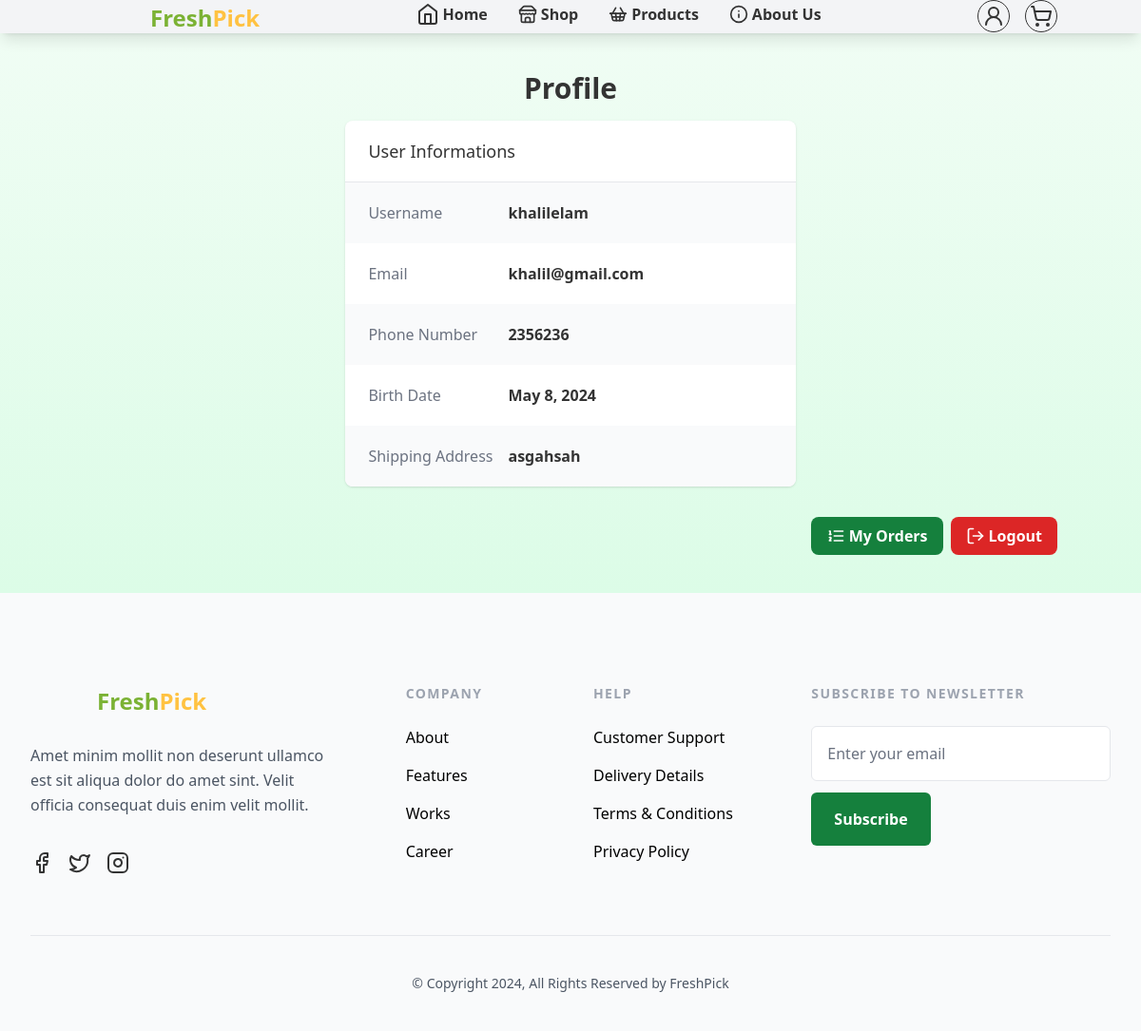
/profile/ (signed in), run on the app's committed database.
### FreshPickApp/models.py (models this page shows, shortened)
class User(AbstractUser):
    email = models.EmailField(max_length=255, unique=True)
    phone_number = models.CharField(max_length=255)
    birth_date = models.DateField(default=timezone.now)
    shipping_address = models.TextField()

### FreshPickApp/views.py (the view)
# urls.py: path('profile/', views.profile, name='profile'),
@login_required
def profile(request):
    user = request.user
    return render(request, 'profile.html', {'user': user})

### FreshPickApp/templates/profile.html (shortened to what this page needs)
{% extends 'base.html' %}
{% load static %}
{% block content %}
<div class="bg-gradient-to-b from-green-50 to-green-100">
    <div class="container mx-auto py-10">
        <h2 class="text-3xl font-bold mb-4 text-[#333333] mx-auto w-fit">Profile</h2>
        <div class="bg-white shadow overflow-hidden sm:rounded-lg w-fit mx-auto">
            <div class="px-4 py-5 sm:px-6">
                <h3 class="text-lg leading-6 font-medium text-[#333333]">User Informations</h3>
            </div>
            <div class="border-t border-gray-200 w-fit">
                <dl>
                    <div class="bg-gray-50 px-4 py-5 sm:grid sm:grid-cols-3 sm:gap-4 sm:px-6">
                        <dt class="text-md font-medium text-gray-500">Username</dt>
                        <dd class="mt-1 text-md font-semibold text-[#333333] sm:mt-0 sm:col-span-2">{{ user.username }}</dd>
                    </div>
                    <div class="bg-white px-4 py-5 sm:grid sm:grid-cols-3 sm:gap-4 sm:px-6">
                        <dt class="text-md font-medium text-gray-500">Email</dt>
                        <dd class="mt-1 text-md font-semibold text-[#333333] sm:mt-0 sm:col-span-2">{{ user.email }}</dd>
                    </div>
                    <div class="bg-gray-50 px-4 py-5 sm:grid sm:grid-cols-3 sm:gap-4 sm:px-6">
                        <dt class="text-md font-medium text-gray-500">Phone Number</dt>
                        <dd class="mt-1 text-md font-semibold text-[#333333] sm:mt-0 sm:col-span-2">{{ user.phone_number }}</dd>
                    </div>
                    <div class="bg-white px-4 py-5 sm:grid sm:grid-cols-3 sm:gap-4 sm:px-6">
                        <dt class="text-md font-medium text-gray-500">Birth Date</dt>
                        <dd class="mt-1 text-md font-semibold text-[#333333] sm:mt-0 sm:col-span-2">{{ user.birth_date }}</dd>
                    </div>
                    <div class="bg-gray-50 px-4 py-5 sm:grid sm:grid-cols-3 sm:gap-4 sm:px-6">
                        <dt class="text-md font-medium text-gray-500">Shipping Address</dt>
                        <dd class="mt-1 text-md font-semibold text-[#333333] sm:mt-0 sm:col-span-2">{{ user.shipping_address }}</dd>
                    </div>
                </dl>
            </div>
        </div>
        <div class="mt-8 flex justify-end">
            <a href="{% url 'order_history' %}" class="inline-flex items-center gap-1 bg-green-700 text-white font-bold py-2 px-4 rounded-lg hover:bg-green-700/[.8] transition-all duration-200 mr-2">
                My Orders
            </a>
            <a href="{% url 'logout' %}" class="inline-flex items-center gap-1 bg-red-600 text-white font-bold py-2 px-4 rounded-lg hover:bg-red-500/[.8] transition-all duration-200">
                Logout
            </a>
        </div>
    </div>
</div>
{% endblock %}

### data on the page
User: username "khalilelam", email "khalil@gmail.com", phone_number "2356236", birth_date "May 8, 2024", shipping_address "asgahsah"
